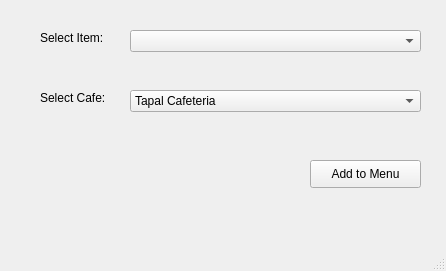
<?xml version="1.0" encoding="UTF-8"?>
<ui version="4.0">
 <class>MainWindow</class>
 <widget class="QMainWindow" name="MainWindow">
  <property name="geometry">
   <rect>
    <x>0</x>
    <y>0</y>
    <width>446</width>
    <height>271</height>
   </rect>
  </property>
  <property name="windowTitle">
   <string>MainWindow</string>
  </property>
  <widget class="QWidget" name="centralwidget">
   <widget class="QLabel" name="label_7">
    <property name="geometry">
     <rect>
      <x>40</x>
      <y>30</y>
      <width>81</width>
      <height>16</height>
     </rect>
    </property>
    <property name="text">
     <string>Select Item:</string>
    </property>
   </widget>
   <widget class="QComboBox" name="ItemSelector">
    <property name="geometry">
     <rect>
      <x>130</x>
      <y>30</y>
      <width>291</width>
      <height>22</height>
     </rect>
    </property>
   </widget>
   <widget class="QLabel" name="label_8">
    <property name="geometry">
     <rect>
      <x>40</x>
      <y>90</y>
      <width>81</width>
      <height>16</height>
     </rect>
    </property>
    <property name="text">
     <string>Select Cafe:</string>
    </property>
   </widget>
   <widget class="QComboBox" name="CafeSelector">
    <property name="geometry">
     <rect>
      <x>130</x>
      <y>90</y>
      <width>291</width>
      <height>22</height>
     </rect>
    </property>
    <item>
     <property name="text">
      <string>Tapal Cafeteria</string>
     </property>
    </item>
    <item>
     <property name="text">
      <string>Cafe2Go</string>
     </property>
    </item>
   </widget>
   <widget class="QPushButton" name="AddToMenu">
    <property name="geometry">
     <rect>
      <x>310</x>
      <y>160</y>
      <width>111</width>
      <height>28</height>
     </rect>
    </property>
    <property name="text">
     <string>Add to Menu</string>
    </property>
   </widget>
  </widget>
  <widget class="QMenuBar" name="menubar">
   <property name="geometry">
    <rect>
     <x>0</x>
     <y>0</y>
     <width>446</width>
     <height>26</height>
    </rect>
   </property>
  </widget>
  <widget class="QStatusBar" name="statusbar"/>
 </widget>
 <resources/>
 <connections/>
</ui>
